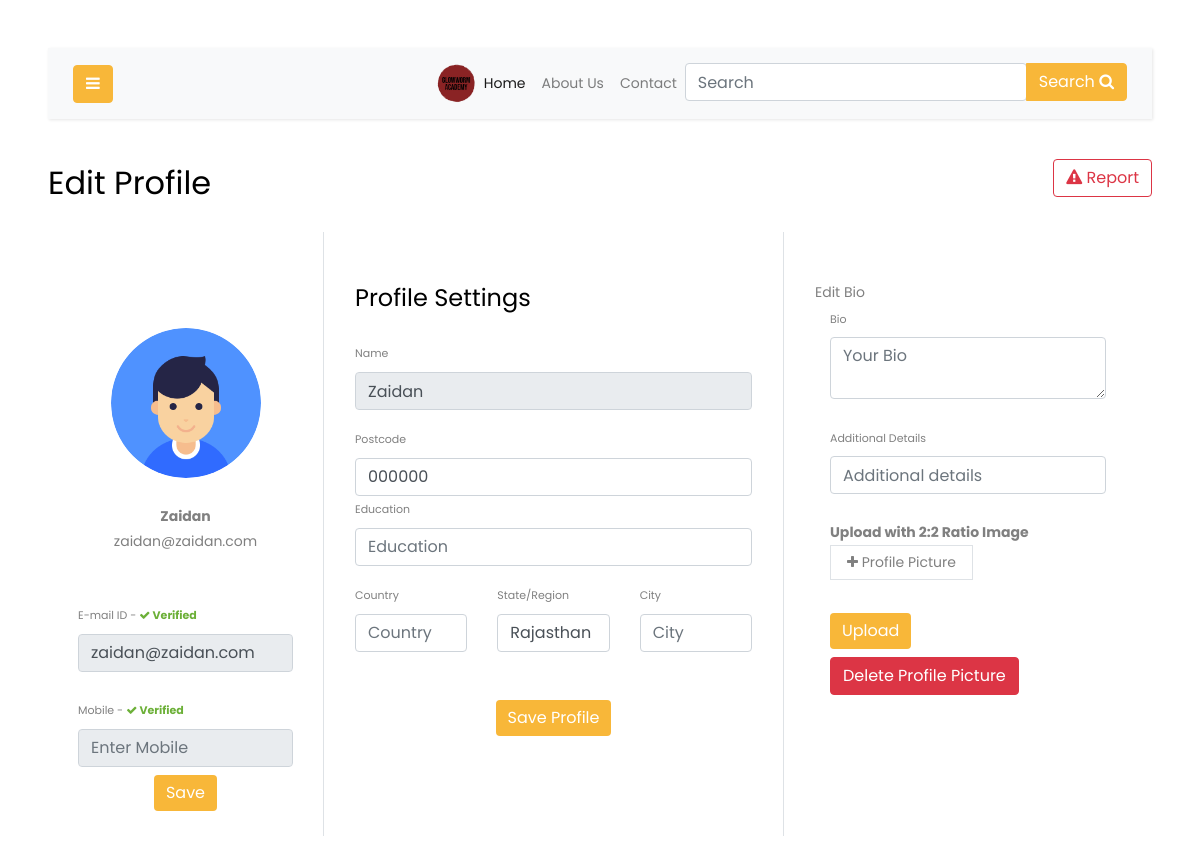
The page /profile.php (signed in) on the database as committed earlier.
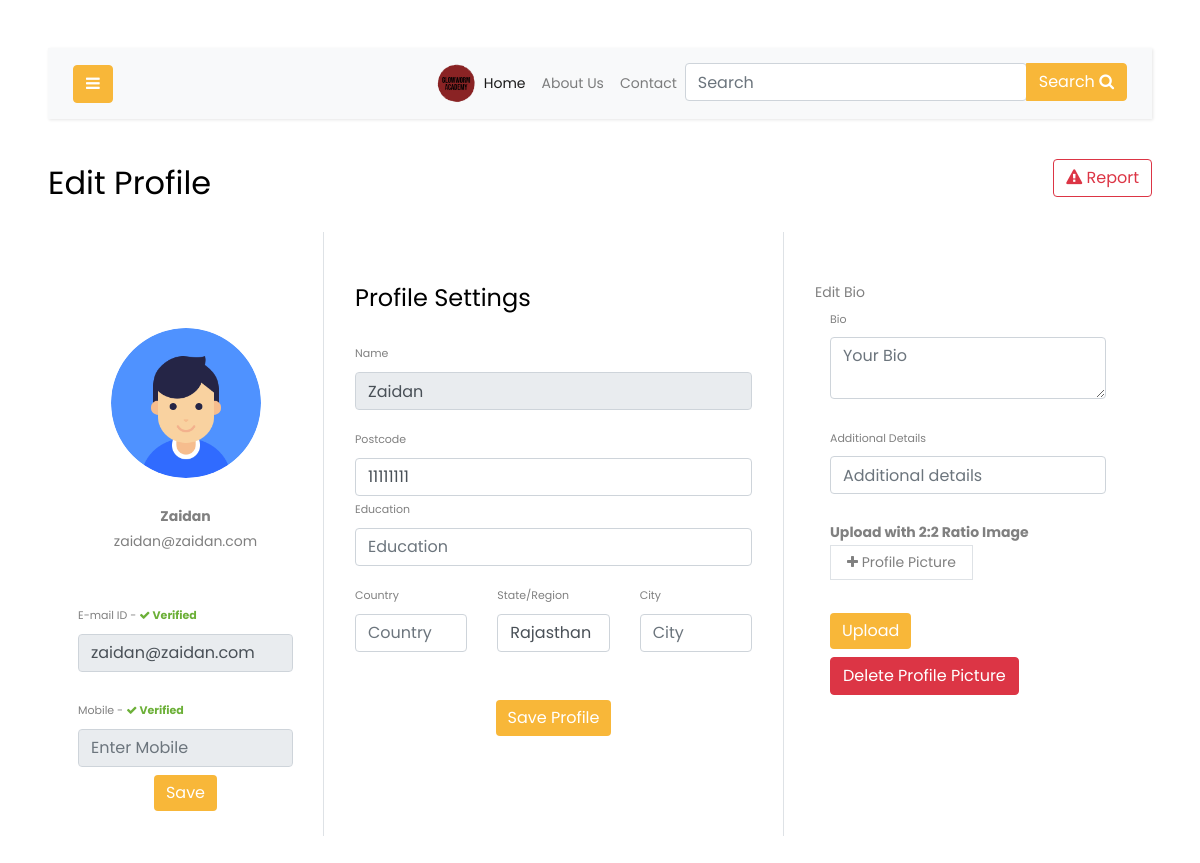
The same page on the database as committed later.
### tables this page shows
CREATE TABLE `users` (
  `id` int(11) NOT NULL,
  `username` varchar(100) NOT NULL,
  `email` varchar(100) NOT NULL,
  `mobile` varchar(12) NOT NULL,
  `password` varchar(100) NOT NULL,
  `bio` varchar(255) NOT NULL,
  `date` text DEFAULT NULL,
  `active` varchar(10) NOT NULL,
  `token_key` varchar(255) NOT NULL,
  `state` text NOT NULL DEFAULT 'Rajasthan',
  `city` text NOT NULL,
  `postalcode` varchar(10) NOT NULL DEFAULT '000000',
  `education` varchar(255) DEFAULT NULL,
  `country` varchar(255) DEFAULT NULL,
  `additional` varchar(255) DEFAULT NULL,
  `profile_pic` varchar(120) DEFAULT NULL,
  `user_type` text NOT NULL,
  `mobile_otp` varchar(60) NOT NULL,
  `mobile_active` text NOT NULL
);

### profile.php (the view, shortened to what the changed rows need)
<!doctype html>
<?php include_once("database/phpmyadmin/connection.php"); ?>
<html lang="en">
<head>
    <?php
    $query = "SELECT * from users WHERE email = '" . $_SESSION['email'] . "'";
    $result = mysqli_query($conn, $query);
    while ($rows = mysqli_fetch_assoc($result)) {
        $user = $rows['username'];
        $email = $rows['email'];
        $state = $rows['state'];
        $postalcode = $rows['postalcode'];
        $active = $rows['active'];
        $email_active = $rows['active'];
        if ($email_active == "0") {
            $email_active = "<f style='color: #f04040; font-weight: bold;'>Not Verified</f>";
        } else {
            $email_active = "<f style='color: #6cb038; font-weight: bold;'><i class='fa fa-check' aria-hidden='true'></i> Verified</f>";
        }
    }
    ?>
    <link href="https://cdn.jsdelivr.net/npm/bootstrap@5.0.0-alpha1/dist/css/bootstrap.min.css" rel="stylesheet">
    <link rel="stylesheet" href="https://stackpath.bootstrapcdn.com/font-awesome/4.7.0/css/font-awesome.min.css">
    <link rel="stylesheet" href="css/css/style.css">
</head>
<body>
    <div id="content" class="p-4 p-md-5">
        <h2 class="" style="float: left;">Edit Profile</h2>
        <br>
        <div class="container rounded bg-white mt-5 mb-5">
            <div class="row">
                <div class="col-md-3 border-right">
                    <?php
                    $check_pic = mysqli_query($conn, "SELECT profile_pic from users WHERE email = '$email'");
                    $get_pic_row = mysqli_fetch_assoc($check_pic);
                    $profile_pic_db = $get_pic_row['profile_pic'];
                    if ($profile_pic_db == "") {
                        $profile_pic2 = "<div class='d-flex flex-column align-items-center text-center p-3 py-5'><img class='rounded-circle mt-5' width='150px' src='images/user.png'><br><span class='font-weight-bold'>$user</span><span class='text-black-50'>$email</span></div>";
                        echo $profile_pic2;
                    }
                    ?>
                    <form action="profile.php" method="POST">
                        <?php
                        if ($active == 1) {
                            echo "<div class='col-md-12'><label class='labels'>E-mail ID - $email_active</label><input type='text' name='email' class='form-control' readonly='readonly' placeholder='Enter E-mail ID' value='$email'></div>";
                        } else {
                            echo "<div class='col-md-12'><label class='labels'>E-mail ID - $email_active</label><input type='text' name='email' class='form-control' placeholder='Enter E-mail ID' value='$email'></div>";
                        }
                        ?>
                        <br>
                        <br>
                    </form>
                </div>
                <div class="col-md-5 border-right">
                    <div class="p-3 py-5">
                        <form method="post" action="profile.php?email=<?php echo $email; ?>">
                            <div class="row mt-2">
                                <div class="col-md-12"><label class="labels">Name</label><input type="text" name="username" class="form-control" placeholder="Your name" value="<?php echo $user ?>" disabled></div>
                            </div>
                            <div class="row mt-3">
                                <div class="col-md-12"><label class="labels">Postcode</label><input type="text" name="postalcode" class="form-control" placeholder="Postcode" value="<?php echo $postalcode ?>"></div>
                            </div>
                            <div class="row mt-3">
                                <div class="col-md-4"><label class="labels">State/Region</label><input type="text" name="state" class="form-control" value="<?php echo $state; ?>" placeholder="State"></div>
                            </div>
                    </div>
                </div>
            </div>
        </div>
    </div>
</body>
</html>

Rows that differ between the two databases and show on the page:
changed users "Zaidan": postalcode "000000" → "11111111"
